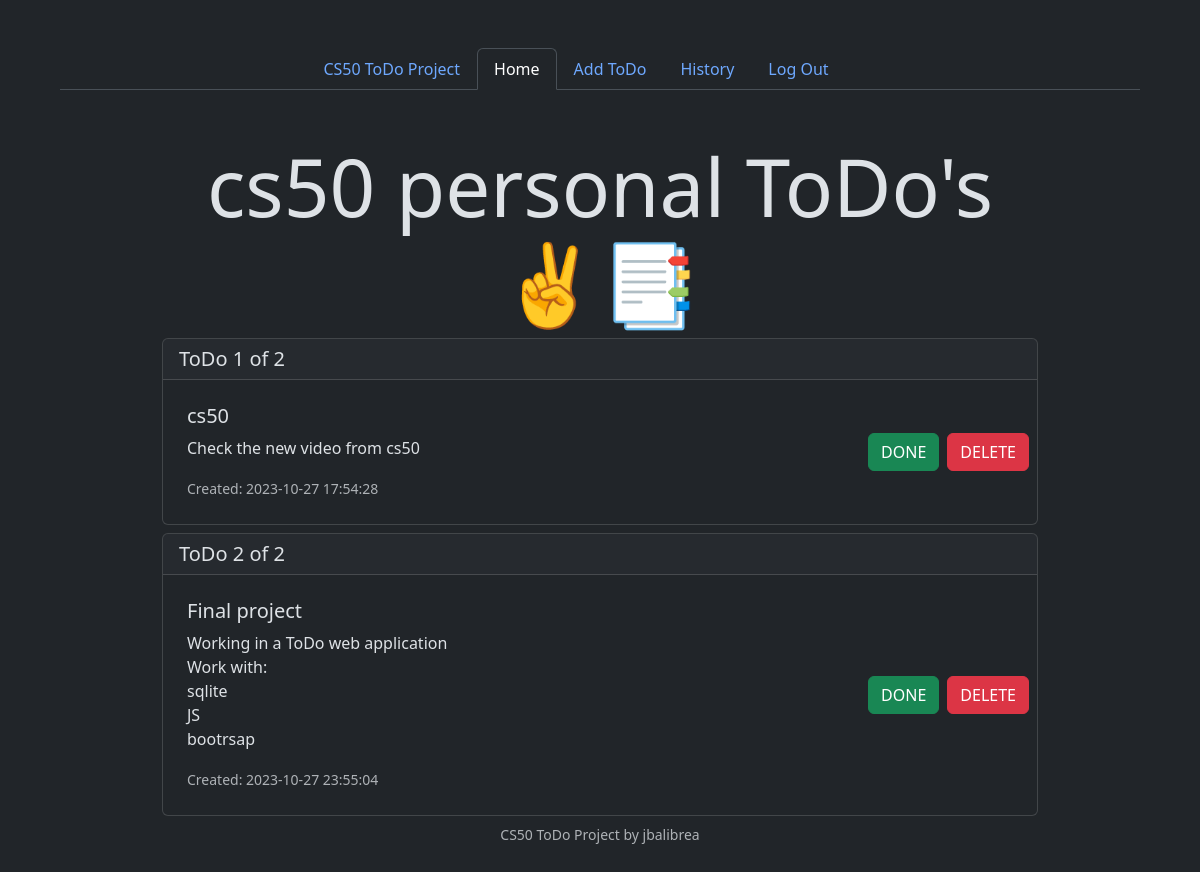
/ (signed in), run on the app's committed database.
### tables this page shows
CREATE TABLE todo (id INTEGER PRIMARY KEY AUTOINCREMENT NOT NULL, user_id INTEGER NOT NULL, title TEXT, todo TEXT NOT NULL, state TEXT NOT NULL, time TIMESTAMP DEFAULT CURRENT_TIMESTAMP, FOREIGN KEY(user_id) REFERENCES users(id));

### app.py (the view)
@app.route("/")
@login_required
def index():
    userId = session["user_id"]
    userName = session["username"]
    userDetails = db.execute("SELECT id, title, todo, state, time FROM todo WHERE user_id = ?",userId)
    if not userDetails:
        return render_template("index.html", userName=userName)
    return render_template("index.html",userDetails=userDetails, userName=userName)

### app.py (called while the page is built)
@app.after_request
def after_request(response):
    response.headers["Cache-Control"] = "no-cache, no-store, must-revalidate"
    response.headers["Expires"] = 0
    response.headers["Pragma"] = "no-cache"
    return response

### helpers.py (called while the page is built)
def login_required(f):
    @wraps(f)
    def decorated_function(*args, **kwargs):
        if session.get("user_id") is None:
            return redirect("/login")
        return f(*args, **kwargs)
    return decorated_function

### templates/index.html (shortened to what this page needs)
{% extends "layout.html" %}
{% block nav %}
          <li class="nav-item">
            <a class="nav-link active" aria-current="page"   href="#">Home</a>
          </li>
          <li class="nav-item">
            <a class="nav-link" href="/add_todo">Add ToDo</a>
          </li>
          <li class="nav-item">
            <a class="nav-link" href="/history">History</a>
          </li>
          <li class="nav-item">
            <a class="nav-link" href="/logout">Log Out</a>
          </li>
        </ul>
{% endblock %}
{% block main %}
<h1 class="display-1 text-center">{{userName}} personal ToDo's ✌️📑</h1>
{% if userDetails %}
  {% set task_number = 1 %}
  {% for task_number in range(1, userDetails|length + 1) %}
        <div class="card mt-2 card-container {% if userDetails[loop.index0]["state"] == 'done' %}opacity-25{% else %}{% endif %}" data-id={{userDetails[loop.index0]["id"]}}>
            <h5 class="card-header {% if userDetails[loop.index0]["state"] == 'done' %}line-through{% else %}{% endif %}"" data-id={{userDetails[loop.index0]["id"]}}>ToDo {{task_number}} of {{userDetails|length}}</h5>
            <div class="d-flex flex-row align-items-center p-2">
              <div class="card-body">
                <h5 class="card-title {% if userDetails[loop.index0]["state"] == 'done' %}line-through{% else %}{% endif %}" data-id={{userDetails[loop.index0]["id"]}}>{{userDetails[loop.index0]["title"]}}</h5>
                <p class="card-text " ondblclick="makeEditable(this, {{userDetails[loop.index0]['id']}})"  data-id={{userDetails[loop.index0]["id"]}}>{{userDetails[loop.index0]["todo"] | safe}}</p>
                <p class="card-text"><small class="text-body-secondary">Created: {{userDetails[loop.index0]["time"]}}</small></p>
              </div>
              <div class="d-flex flex-row gap-2">
                <a class="btn {% if userDetails[loop.index0]["state"] == 'done' %}btn-secondary{% else %}btn-success{% endif %}" data-id={{userDetails[loop.index0]["id"]}}>DONE</a>
                <a class="btn btn-danger" data-id={{userDetails[loop.index0]["id"]}}>DELETE</a>
              </div>
            </div>
          </div>
      {% endfor %}
  {% endif %}
{% endblock %}

### static/styles.css (style rules this page uses)
.card-text { white-space: pre-line; }

### data on the page
todo: title "cs50", title "cs50", todo "Check the new video from cs50", time "2023-10-27 17:54:28"
todo: title "Final project", todo "Working in a ToDo web application Work with: sqlite JS bootrsap", time "2023-10-27 23:55:04"

### other printed values
{{ task_number }} "1" "2"
{{ userDetails|length }} "2" "2"
